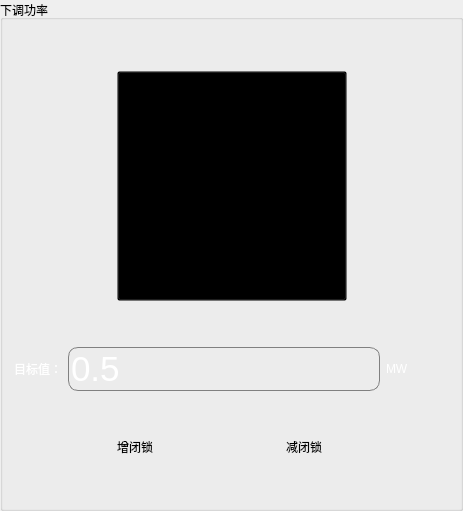
                     <widget class="QGroupBox" name="groupBox_8">
                      <property name="styleSheet">
                       <string notr="true"/>
                      </property>
                      <property name="title">
                       <string>下调功率</string>
                      </property>
                      <layout class="QGridLayout" name="gridLayout_16">
                       <item row="0" column="0">
                        <layout class="QVBoxLayout" name="verticalLayout_14" stretch="0,1,0,1,0,0,0">
                         <item>
                          <spacer name="verticalSpacer_16">
                           <property name="orientation">
                            <enum>Qt::Vertical</enum>
                           </property>
                           <property name="sizeHint" stdset="0">
                            <size>
                             <width>20</width>
                             <height>40</height>
                            </size>
                           </property>
                          </spacer>
                         </item>
                         <item>
                          <layout class="QHBoxLayout" name="horizontalLayout_43">
                           <item>
                            <spacer name="horizontalSpacer_29">
                             <property name="orientation">
                              <enum>Qt::Horizontal</enum>
                             </property>
                             <property name="sizeHint" stdset="0">
                              <size>
                               <width>40</width>
                               <height>20</height>
                              </size>
                             </property>
                            </spacer>
                           </item>
                           <item>
                            <widget class="QToolButton" name="toolButton_down">
                             <property name="minimumSize">
                              <size>
                               <width>230</width>
                               <height>230</height>
                              </size>
                             </property>
                             <property name="styleSheet">
                              <string notr="true">background-color: rgba(0, 0, 0, 0);
</string>
                             </property>
                             <property name="text">
                              <string/>
                             </property>
                             <property name="icon">
                              <iconset resource="../agc_recover.qrc">
                               <normaloff>:/images/ShowWidget/pbdown1.png</normaloff>:/images/ShowWidget/pbdown1.png</iconset>
                             </property>
                             <property name="iconSize">
                              <size>
                               <width>180</width>
                               <height>180</height>
                              </size>
                             </property>
                            </widget>
                           </item>
                           <item>
                            <spacer name="horizontalSpacer_28">
                             <property name="orientation">
                              <enum>Qt::Horizontal</enum>
                             </property>
                             <property name="sizeHint" stdset="0">
                              <size>
                               <width>40</width>
                               <height>20</height>
                              </size>
                             </property>
                            </spacer>
                           </item>
                          </layout>
                         </item>
                         <item>
                          <spacer name="verticalSpacer_15">
                           <property name="orientation">
                            <enum>Qt::Vertical</enum>
                           </property>
                           <property name="sizeHint" stdset="0">
                            <size>
                             <width>20</width>
                             <height>40</height>
                            </size>
                           </property>
                          </spacer>
                         </item>
                         <item>
                          <layout class="QHBoxLayout" name="horizontalLayout_30">
                           <item>
                            <widget class="QLabel" name="label_20">
                             <property name="palette">
                              <palette>
                               <active>
                                <colorrole role="WindowText">
                                 <brush brushstyle="SolidPattern">
                                  <color alpha="255">
                                   <red>255</red>
                                   <green>255</green>
                                   <blue>255</blue>
                                  </color>
                                 </brush>
                                </colorrole>
                                <colorrole role="Button">
                                 <brush brushstyle="SolidPattern">
                                  <color alpha="255">
                                   <red>255</red>
                                   <green>255</green>
                                   <blue>255</blue>
                                  </color>
                                 </brush>
                                </colorrole>
                                <colorrole role="Light">
                                 <brush brushstyle="SolidPattern">
                                  <color alpha="255">
                                   <red>255</red>
                                   <green>255</green>
                                   <blue>255</blue>
                                  </color>
                                 </brush>
                                </colorrole>
                                <colorrole role="Midlight">
                                 <brush brushstyle="SolidPattern">
                                  <color alpha="255">
                                   <red>255</red>
                                   <green>255</green>
                                   <blue>255</blue>
                                  </color>
                                 </brush>
                                </colorrole>
                                <colorrole role="Dark">
                                 <brush brushstyle="SolidPattern">
                                  <color alpha="255">
                                   <red>127</red>
                                   <green>127</green>
                                   <blue>127</blue>
                                  </color>
                                 </brush>
                                </colorrole>
                                <colorrole role="Mid">
                                 <brush brushstyle="SolidPattern">
                                  <color alpha="255">
                                   <red>170</red>
                                   <green>170</green>
                                   <blue>170</blue>
                                  </color>
                                 </brush>
                                </colorrole>
                                <colorrole role="Text">
                                 <brush brushstyle="SolidPattern">
                                  <color alpha="255">
                                   <red>255</red>
                                   <green>255</green>
                                   <blue>255</blue>
                                  </color>
                                 </brush>
                                </colorrole>
                                <colorrole role="BrightText">
                                 <brush brushstyle="SolidPattern">
                                  <color alpha="255">
                                   <red>255</red>
                                   <green>255</green>
                                   <blue>255</blue>
                                  </color>
                                 </brush>
                                </colorrole>
                                <colorrole role="ButtonText">
                                 <brush brushstyle="SolidPattern">
                                  <color alpha="255">
                                   <red>255</red>
                                   <green>255</green>
                                   <blue>255</blue>
                                  </color>
                                 </brush>
                                </colorrole>
                                <colorrole role="Base">
                                 <brush brushstyle="SolidPattern">
                                  <color alpha="255">
                                   <red>255</red>
                                   <green>255</green>
                                   <blue>255</blue>
                                  </color>
                                 </brush>
                                </colorrole>
                                <colorrole role="Window">
                                 <brush brushstyle="SolidPattern">
                                  <color alpha="255">
                                   <red>255</red>
                                   <green>255</green>
                                   <blue>255</blue>
                                  </color>
                                 </brush>
                                </colorrole>
                                <colorrole role="Shadow">
                                 <brush brushstyle="SolidPattern">
                                  <color alpha="255">
                                   <red>0</red>
                                   <green>0</green>
                                   <blue>0</blue>
                                  </color>
                                 </brush>
                                </colorrole>
                                <colorrole role="AlternateBase">
                                 <brush brushstyle="SolidPattern">
                                  <color alpha="255">
                                   <red>255</red>
                                   <green>255</green>
                                   <blue>255</blue>
                                  </color>
                                 </brush>
                                </colorrole>
                                <colorrole role="ToolTipBase">
                                 <brush brushstyle="SolidPattern">
                                  <color alpha="255">
                                   <red>255</red>
                                   <green>255</green>
                                   <blue>220</blue>
                                  </color>
                                 </brush>
                                </colorrole>
                                <colorrole role="ToolTipText">
                                 <brush brushstyle="SolidPattern">
                                  <color alpha="255">
                                   <red>0</red>
                                   <green>0</green>
                                   <blue>0</blue>
                                  </color>
                                 </brush>
                                </colorrole>
                                <colorrole role="PlaceholderText">
                                 <brush brushstyle="SolidPattern">
                                  <color alpha="128">
                                   <red>0</red>
                                   <green>0</green>
                                   <blue>0</blue>
                                  </color>
                                 </brush>
                                </colorrole>
                               </active>
                               <inactive>
                                <colorrole role="WindowText">
                                 <brush brushstyle="SolidPattern">
                                  <color alpha="255">
                                   <red>255</red>
                                   <green>255</green>
                                   <blue>255</blue>
                                  </color>
                                 </brush>
                                </colorrole>
                                <colorrole role="Button">
                                 <brush brushstyle="SolidPattern">
                                  <color alpha="255">
                                   <red>255</red>
                                   <green>255</green>
                                   <blue>255</blue>
                                  </color>
                                 </brush>
                                </colorrole>
                                <colorrole role="Light">
                                 <brush brushstyle="SolidPattern">
                                  <color alpha="255">
                                   <red>255</red>
                                   <green>255</green>
                                   <blue>255</blue>
                                  </color>
                                 </brush>
                                </colorrole>
                                <colorrole role="Midlight">
                                 <brush brushstyle="SolidPattern">
                                  <color alpha="255">
                                   <red>255</red>
                                   <green>255</green>
                                   <blue>255</blue>
                                  </color>
                                 </brush>
                                </colorrole>
                                <colorrole role="Dark">
                                 <brush brushstyle="SolidPattern">
                                  <color alpha="255">
                                   <red>127</red>
                                   <green>127</green>
                                   <blue>127</blue>
                                  </color>
                                 </brush>
                                </colorrole>
                                <colorrole role="Mid">
                                 <brush brushstyle="SolidPattern">
                                  <color alpha="255">
                                   <red>170</red>
                                   <green>170</green>
                                   <blue>170</blue>
                                  </color>
                                 </brush>
                                </colorrole>
                                <colorrole role="Text">
                                 <brush brushstyle="SolidPattern">
                                  <color alpha="255">
                                   <red>255</red>
                                   <green>255</green>
                                   <blue>255</blue>
                                  </color>
                                 </brush>
                                </colorrole>
                                <colorrole role="BrightText">
                                 <brush brushstyle="SolidPattern">
                                  <color alpha="255">
                                   <red>255</red>
                                   <green>255</green>
                                   <blue>255</blue>
                                  </color>
                                 </brush>
                                </colorrole>
                                <colorrole role="ButtonText">
                                 <brush brushstyle="SolidPattern">
                                  <color alpha="255">
                                   <red>255</red>
                                   <green>255</green>
                                   <blue>255</blue>
                                  </color>
                                 </brush>
                                </colorrole>
                                <colorrole role="Base">
                                 <brush brushstyle="SolidPattern">
                                  <color alpha="255">
                                   <red>255</red>
                                   <green>255</green>
                                   <blue>255</blue>
                                  </color>
                                 </brush>
                                </colorrole>
                                <colorrole role="Window">
                                 <brush brushstyle="SolidPattern">
                                  <color alpha="255">
                                   <red>255</red>
                                   <green>255</green>
                                   <blue>255</blue>
                                  </color>
                                 </brush>
                                </colorrole>
                                <colorrole role="Shadow">
                                 <brush brushstyle="SolidPattern">
                                  <color alpha="255">
                                   <red>0</red>
                                   <green>0</green>
                                   <blue>0</blue>
                                  </color>
                                 </brush>
                                </colorrole>
                                <colorrole role="AlternateBase">
                                 <brush brushstyle="SolidPattern">
                                  <color alpha="255">
                                   <red>255</red>
                                   <green>255</green>
                                   <blue>255</blue>
                                  </color>
                                 </brush>
                                </colorrole>
                                <colorrole role="ToolTipBase">
                                 <brush brushstyle="SolidPattern">
                                  <color alpha="255">
                                   <red>255</red>
                                   <green>255</green>
                                   <blue>220</blue>
                                  </color>
                                 </brush>
                                </colorrole>
                                <colorrole role="ToolTipText">
                                 <brush brushstyle="SolidPattern">
                                  <color alpha="255">
                                   <red>0</red>
                                   <green>0</green>
                                   <blue>0</blue>
                                  </color>
                                 </brush>
                                </colorrole>
                                <colorrole role="PlaceholderText">
                                 <brush brushstyle="SolidPattern">
                                  <color alpha="128">
                                   <red>0</red>
                                   <green>0</green>
                                   <blue>0</blue>
                                  </color>
                                 </brush>
                                </colorrole>
                               </inactive>
                               <disabled>
                                <colorrole role="WindowText">
                                 <brush brushstyle="SolidPattern">
                                  <color alpha="255">
                                   <red>255</red>
                                   <green>255</green>
                                   <blue>255</blue>
                                  </color>
                                 </brush>
                                </colorrole>
                                <colorrole role="Button">
                                 <brush brushstyle="SolidPattern">
                                  <color alpha="255">
                                   <red>255</red>
                                   <green>255</green>
                                   <blue>255</blue>
                                  </color>
                                 </brush>
                                </colorrole>
                                <colorrole role="Light">
                                 <brush brushstyle="SolidPattern">
                                  <color alpha="255">
                                   <red>255</red>
                                   <green>255</green>
                                   <blue>255</blue>
                                  </color>
                                 </brush>
                                </colorrole>
                                <colorrole role="Midlight">
                                 <brush brushstyle="SolidPattern">
                                  <color alpha="255">
                                   <red>255</red>
                                   <green>255</green>
                                   <blue>255</blue>
                                  </color>
                                 </brush>
                                </colorrole>
                                <colorrole role="Dark">
                                 <brush brushstyle="SolidPattern">
                                  <color alpha="255">
                                   <red>127</red>
                                   <green>127</green>
                                   <blue>127</blue>
                                  </color>
                                 </brush>
                                </colorrole>
                                <colorrole role="Mid">
                                 <brush brushstyle="SolidPattern">
                                  <color alpha="255">
                                   <red>170</red>
                                   <green>170</green>
                                   <blue>170</blue>
                                  </color>
                                 </brush>
                                </colorrole>
                                <colorrole role="Text">
                                 <brush brushstyle="SolidPattern">
                                  <color alpha="255">
                                   <red>255</red>
                                   <green>255</green>
                                   <blue>255</blue>
                                  </color>
                                 </brush>
                                </colorrole>
                                <colorrole role="BrightText">
                                 <brush brushstyle="SolidPattern">
                                  <color alpha="255">
                                   <red>255</red>
                                   <green>255</green>
                                   <blue>255</blue>
                                  </color>
                                 </brush>
                                </colorrole>
                                <colorrole role="ButtonText">
                                 <brush brushstyle="SolidPattern">
                                  <color alpha="255">
                                   <red>255</red>
                                   <green>255</green>
                                   <blue>255</blue>
                                  </color>
                                 </brush>
                                </colorrole>
                                <colorrole role="Base">
                                 <brush brushstyle="SolidPattern">
                                  <color alpha="255">
                                   <red>255</red>
                                   <green>255</green>
                                   <blue>255</blue>
                                  </color>
                                 </brush>
                                </colorrole>
                                <colorrole role="Window">
                                 <brush brushstyle="SolidPattern">
                                  <color alpha="255">
                                   <red>255</red>
                                   <green>255</green>
                                   <blue>255</blue>
                                  </color>
                                 </brush>
                                </colorrole>
                                <colorrole role="Shadow">
                                 <brush brushstyle="SolidPattern">
                                  <color alpha="255">
                                   <red>0</red>
                                   <green>0</green>
                                   <blue>0</blue>
                                  </color>
                                 </brush>
                                </colorrole>
                                <colorrole role="AlternateBase">
                                 <brush brushstyle="SolidPattern">
                                  <color alpha="255">
                                   <red>255</red>
                                   <green>255</green>
                                   <blue>255</blue>
                                  </color>
                                 </brush>
                                </colorrole>
                                <colorrole role="ToolTipBase">
                                 <brush brushstyle="SolidPattern">
                                  <color alpha="255">
                                   <red>255</red>
                                   <green>255</green>
                                   <blue>220</blue>
                                  </color>
                                 </brush>
                                </colorrole>
                                <colorrole role="ToolTipText">
                                 <brush brushstyle="SolidPattern">
                                  <color alpha="255">
                                   <red>0</red>
                                   <green>0</green>
                                   <blue>0</blue>
                                  </color>
                                 </brush>
                                </colorrole>
                                <colorrole role="PlaceholderText">
                                 <brush brushstyle="SolidPattern">
                                  <color alpha="128">
                                   <red>0</red>
                                   <green>0</green>
                                   <blue>0</blue>
                                  </color>
                                 </brush>
                                </colorrole>
                               </disabled>
                              </palette>
                             </property>
                             <property name="styleSheet">
                              <string notr="true">

font: 75 14pt &quot;Adobe Devanagari&quot;;</string>
                             </property>
                             <property name="text">
                              <string>目标值：</string>
                             </property>
                            </widget>
                           </item>
                           <item>
                            <widget class="QLineEdit" name="lineEdit_down">
                             <property name="styleSheet">
                              <string notr="true">background-color: rgba(255, 255, 255, 0);
color: rgb(255, 255, 255);
border-radius:10px;border: 1px solid gray;font-size:35px;</string>
                             </property>
                             <property name="text">
                              <string>0.5</string>
                             </property>
                            </widget>
                           </item>
                           <item>
                            <widget class="QLabel" name="label_95">
                             <property name="styleSheet">
                              <string notr="true">color: rgb(255, 255, 255);</string>
                             </property>
                             <property name="text">
                              <string>MW</string>
                             </property>
                            </widget>
                           </item>
                           <item>
                            <spacer name="horizontalSpacer_38">
                             <property name="orientation">
                              <enum>Qt::Horizontal</enum>
                             </property>
                             <property name="sizeHint" stdset="0">
                              <size>
                               <width>40</width>
                               <height>20</height>
                              </size>
                             </property>
                            </spacer>
                           </item>
                          </layout>
                         </item>
                         <item>
                          <spacer name="verticalSpacer_13">
                           <property name="orientation">
                            <enum>Qt::Vertical</enum>
                           </property>
                           <property name="sizeHint" stdset="0">
                            <size>
                             <width>20</width>
                             <height>40</height>
                            </size>
                           </property>
                          </spacer>
                         </item>
                         <item>
                          <layout class="QHBoxLayout" name="horizontalLayout_54">
                           <item>
                            <spacer name="horizontalSpacer_56">
                             <property name="orientation">
                              <enum>Qt::Horizontal</enum>
                             </property>
                             <property name="sizeHint" stdset="0">
                              <size>
                               <width>40</width>
                               <height>20</height>
                              </size>
                             </property>
                            </spacer>
                           </item>
                           <item>
                            <widget class="QLabel" name="label_upper">
                             <property name="minimumSize">
                              <size>
                               <width>60</width>
                               <height>0</height>
                              </size>
                             </property>
                             <property name="maximumSize">
                              <size>
                               <width>16777215</width>
                               <height>30</height>
                              </size>
                             </property>
                             <property name="text">
                              <string>增闭锁</string>
                             </property>
                            </widget>
                           </item>
                           <item>
                            <spacer name="horizontalSpacer_57">
                             <property name="orientation">
                              <enum>Qt::Horizontal</enum>
                             </property>
                             <property name="sizeHint" stdset="0">
                              <size>
                               <width>40</width>
                               <height>20</height>
                              </size>
                             </property>
                            </spacer>
                           </item>
                           <item>
                            <widget class="QLabel" name="label_lower">
                             <property name="minimumSize">
                              <size>
                               <width>60</width>
                               <height>0</height>
                              </size>
                             </property>
                             <property name="maximumSize">
                              <size>
                               <width>16777215</width>
                               <height>30</height>
                              </size>
                             </property>
                             <property name="text">
                              <string>减闭锁</string>
                             </property>
                            </widget>
                           </item>
                           <item>
                            <spacer name="horizontalSpacer_58">
                             <property name="orientation">
                              <enum>Qt::Horizontal</enum>
                             </property>
                             <property name="sizeHint" stdset="0">
                              <size>
                               <width>40</width>
                               <height>20</height>
                              </size>
                             </property>
                            </spacer>
                           </item>
                          </layout>
                         </item>
                         <item>
                          <spacer name="verticalSpacer_14">
                           <property name="orientation">
                            <enum>Qt::Vertical</enum>
                           </property>
                           <property name="sizeHint" stdset="0">
                            <size>
                             <width>20</width>
                             <height>40</height>
                            </size>
                           </property>
                          </spacer>
                         </item>
                        </layout>
                       </item>
                      </layout>
                     </widget>
